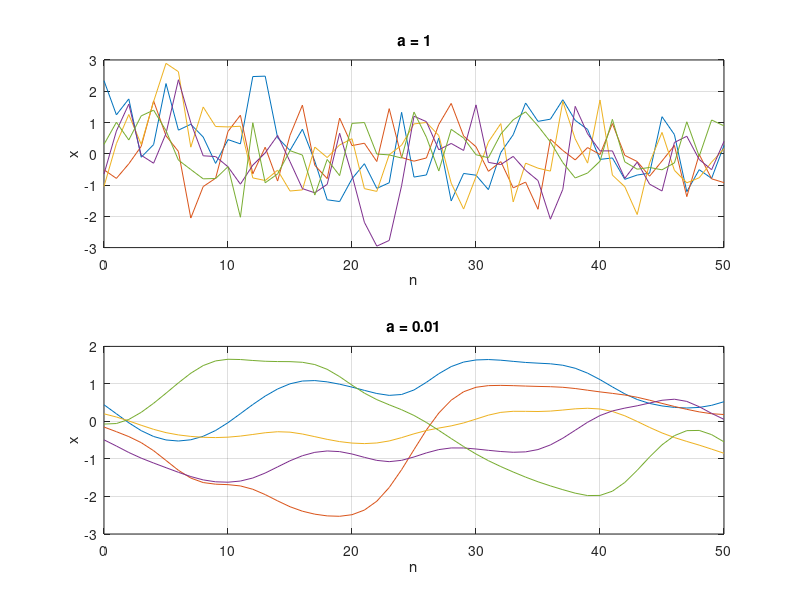

MATLAB code to generate this figure:
m = 0
a = 0
n = 0
function x = gseq(a, n, m)
    nn = 0:n;
    cx = 1 ./ (1 + a * nn.^2);
    x = gaussvector(0, cx, m);
end
function x = gaussvector(mu, cov_func, m)
    n = length(cov_func) - 1;
    x = zeros(n+1, m);
    for i = 1:m
        samples = randn(n+1, 1);
        cov_matrix = toeplitz(cov_func);
        perturbation = eye(n+1) * eps;
        cov_matrix = cov_matrix + perturbation;
        L = chol(cov_matrix, 'lower');
        x(:, i) = L * samples + mu;
    end
end
figure;
subplot(2, 1, 1);
a = 1;
x = gseq(a, 50, 5);
plot(0:50, x);
title('a = 1');
xlabel('n');
ylabel('x');
grid on;
subplot(2, 1, 2);
a = 0.01;
x = gseq(a, 50, 5);
plot(0:50, x);
title('a = 0.01');
xlabel('n');
ylabel('x');
grid on;
